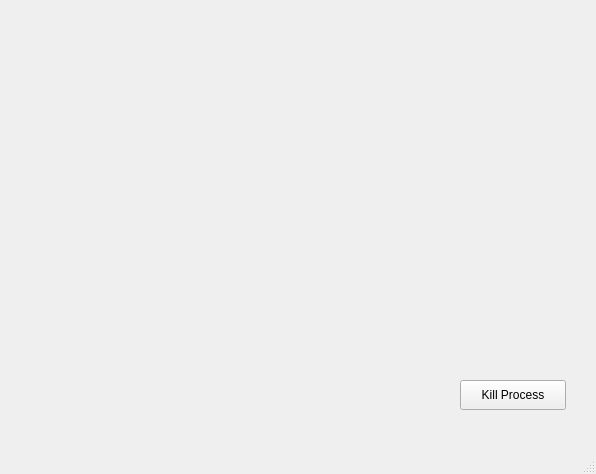
<?xml version="1.0" encoding="UTF-8"?>
<ui version="4.0">
 <class>MainWindow</class>
 <widget class="QMainWindow" name="MainWindow">
  <property name="geometry">
   <rect>
    <x>0</x>
    <y>0</y>
    <width>596</width>
    <height>474</height>
   </rect>
  </property>
  <property name="windowTitle">
   <string>MainWindow</string>
  </property>
  <widget class="QWidget" name="centralwidget">
   <widget class="QPushButton" name="btnKillProcess">
    <property name="geometry">
     <rect>
      <x>460</x>
      <y>380</y>
      <width>106</width>
      <height>30</height>
     </rect>
    </property>
    <property name="text">
     <string>Kill Process</string>
    </property>
   </widget>
  </widget>
  <widget class="QMenuBar" name="menubar">
   <property name="geometry">
    <rect>
     <x>0</x>
     <y>0</y>
     <width>596</width>
     <height>26</height>
    </rect>
   </property>
  </widget>
  <widget class="QStatusBar" name="statusbar"/>
 </widget>
 <resources/>
 <connections/>
</ui>
